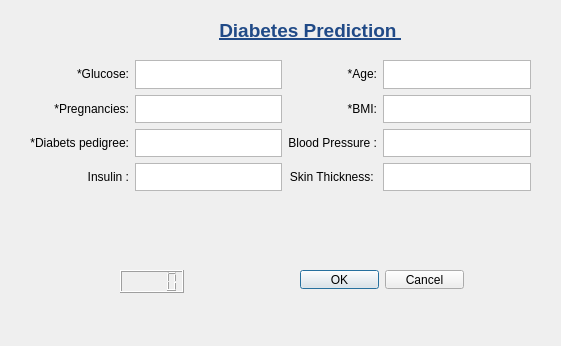
<?xml version="1.0" encoding="UTF-8"?>
<ui version="4.0">
 <class>Dialog</class>
 <widget class="QDialog" name="Dialog">
  <property name="geometry">
   <rect>
    <x>0</x>
    <y>0</y>
    <width>561</width>
    <height>346</height>
   </rect>
  </property>
  <property name="windowTitle">
   <string>Dialog</string>
  </property>
  <widget class="QDialogButtonBox" name="ConfirmBox">
   <property name="geometry">
    <rect>
     <x>300</x>
     <y>270</y>
     <width>164</width>
     <height>19</height>
    </rect>
   </property>
   <property name="orientation">
    <enum>Qt::Horizontal</enum>
   </property>
   <property name="standardButtons">
    <set>QDialogButtonBox::Cancel|QDialogButtonBox::Ok</set>
   </property>
  </widget>
  <widget class="QLCDNumber" name="Result">
   <property name="geometry">
    <rect>
     <x>120</x>
     <y>270</y>
     <width>64</width>
     <height>23</height>
    </rect>
   </property>
  </widget>
  <widget class="QLabel" name="label_9">
   <property name="geometry">
    <rect>
     <x>210</x>
     <y>10</y>
     <width>201</width>
     <height>41</height>
    </rect>
   </property>
   <property name="text">
    <string>&lt;html&gt;&lt;head/&gt;&lt;body&gt;&lt;p align=&quot;center&quot;&gt;&lt;span style=&quot; font-size:14pt; font-weight:600; text-decoration: underline; color:#204a87;&quot;&gt;Diabetes Prediction &lt;/span&gt;&lt;/p&gt;&lt;/body&gt;&lt;/html&gt;</string>
   </property>
  </widget>
  <widget class="QWidget" name="layoutWidget">
   <property name="geometry">
    <rect>
     <x>30</x>
     <y>60</y>
     <width>501</width>
     <height>131</height>
    </rect>
   </property>
   <layout class="QGridLayout" name="gridLayout">
    <item row="2" column="0">
     <widget class="QLabel" name="diab">
      <property name="text">
       <string>&lt;html&gt;&lt;head/&gt;&lt;body&gt;&lt;p align=&quot;right&quot;&gt;*Diabets pedigree:&lt;/p&gt;&lt;/body&gt;&lt;/html&gt;</string>
      </property>
     </widget>
    </item>
    <item row="0" column="1">
     <widget class="QTextEdit" name="glucose_2"/>
    </item>
    <item row="3" column="2">
     <widget class="QLabel" name="skinthickness">
      <property name="text">
       <string>&lt;html&gt;&lt;head/&gt;&lt;body&gt;&lt;p align=&quot;right&quot;&gt;Skin Thickness: &lt;/p&gt;&lt;/body&gt;&lt;/html&gt;</string>
      </property>
     </widget>
    </item>
    <item row="2" column="1">
     <widget class="QTextEdit" name="dP"/>
    </item>
    <item row="1" column="3">
     <widget class="QTextEdit" name="bmi_2"/>
    </item>
    <item row="1" column="1">
     <widget class="QTextEdit" name="preg_2"/>
    </item>
    <item row="0" column="0">
     <widget class="QLabel" name="glucose">
      <property name="text">
       <string>&lt;html&gt;&lt;head/&gt;&lt;body&gt;&lt;p align=&quot;right&quot;&gt;*Glucose:&lt;/p&gt;&lt;/body&gt;&lt;/html&gt;</string>
      </property>
     </widget>
    </item>
    <item row="2" column="2">
     <widget class="QLabel" name="bp">
      <property name="text">
       <string>&lt;html&gt;&lt;head/&gt;&lt;body&gt;&lt;p align=&quot;right&quot;&gt;Blood Pressure :&lt;/p&gt;&lt;/body&gt;&lt;/html&gt;</string>
      </property>
     </widget>
    </item>
    <item row="3" column="3">
     <widget class="QTextEdit" name="sthickness"/>
    </item>
    <item row="3" column="0">
     <widget class="QLabel" name="insu">
      <property name="text">
       <string>&lt;html&gt;&lt;head/&gt;&lt;body&gt;&lt;p align=&quot;right&quot;&gt;Insulin :&lt;/p&gt;&lt;/body&gt;&lt;/html&gt;</string>
      </property>
     </widget>
    </item>
    <item row="0" column="3">
     <widget class="QTextEdit" name="textEdit_8"/>
    </item>
    <item row="1" column="0">
     <widget class="QLabel" name="preg">
      <property name="text">
       <string>&lt;html&gt;&lt;head/&gt;&lt;body&gt;&lt;p align=&quot;right&quot;&gt;*Pregnancies:&lt;/p&gt;&lt;/body&gt;&lt;/html&gt;</string>
      </property>
     </widget>
    </item>
    <item row="0" column="2">
     <widget class="QLabel" name="age">
      <property name="text">
       <string>&lt;html&gt;&lt;head/&gt;&lt;body&gt;&lt;p align=&quot;right&quot;&gt;*Age:&lt;/p&gt;&lt;/body&gt;&lt;/html&gt;</string>
      </property>
     </widget>
    </item>
    <item row="2" column="3">
     <widget class="QTextEdit" name="bp_2"/>
    </item>
    <item row="3" column="1">
     <widget class="QTextEdit" name="insulin"/>
    </item>
    <item row="1" column="2">
     <widget class="QLabel" name="bmi">
      <property name="text">
       <string>&lt;html&gt;&lt;head/&gt;&lt;body&gt;&lt;p align=&quot;right&quot;&gt;*BMI:&lt;/p&gt;&lt;/body&gt;&lt;/html&gt;</string>
      </property>
     </widget>
    </item>
   </layout>
  </widget>
 </widget>
 <resources/>
 <connections>
  <connection>
   <sender>ConfirmBox</sender>
   <signal>accepted()</signal>
   <receiver>Dialog</receiver>
   <slot>accept()</slot>
   <hints>
    <hint type="sourcelabel">
     <x>248</x>
     <y>254</y>
    </hint>
    <hint type="destinationlabel">
     <x>157</x>
     <y>274</y>
    </hint>
   </hints>
  </connection>
  <connection>
   <sender>ConfirmBox</sender>
   <signal>rejected()</signal>
   <receiver>Dialog</receiver>
   <slot>reject()</slot>
   <hints>
    <hint type="sourcelabel">
     <x>316</x>
     <y>260</y>
    </hint>
    <hint type="destinationlabel">
     <x>286</x>
     <y>274</y>
    </hint>
   </hints>
  </connection>
 </connections>
</ui>
